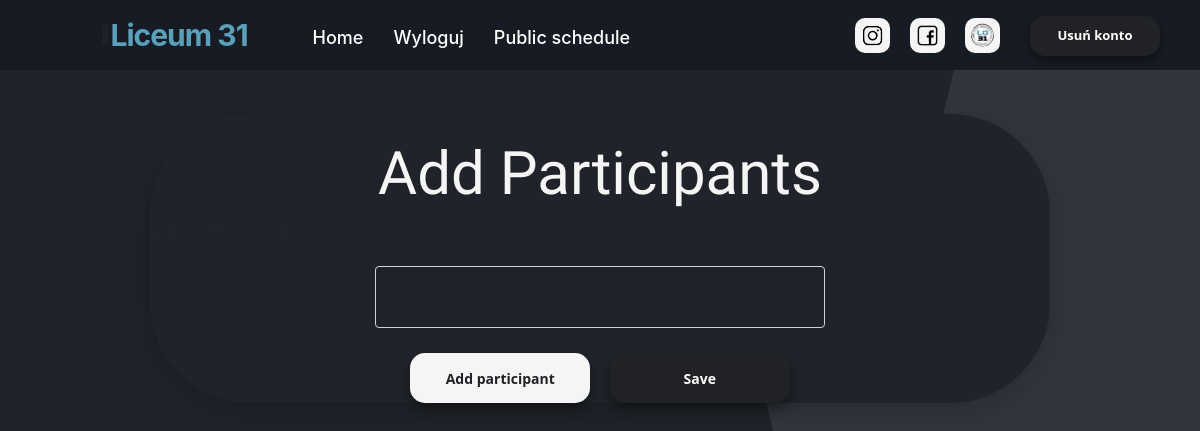
Before: /new-players (signed in) with the older database file.
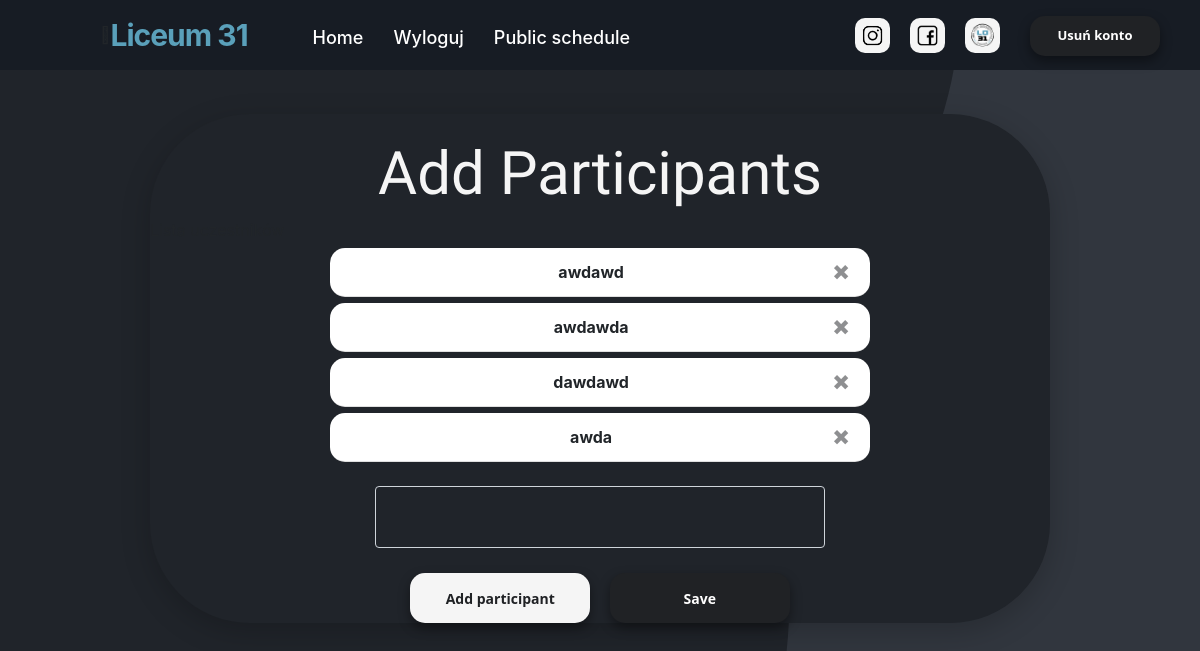
After: the same page with the newer database file.
### website/models.py (models this page shows)
class Opponent(db.Model):
    id = db.Column(db.Integer,primary_key=True)
    tournament_id = db.Column(db.Integer,db.ForeignKey('tournament.id'))
    standing = db.relationship('Standing')
    name = db.Column(db.String(100000))

### website/views.py (the view, shortened to what this page needs)
@views.route('/new-players', methods=['GET', 'POST'])
@login_required
def getPlayers():
    tournamentDTO = TournamentController()
    tournamentDTO.Load(current_user.current_tournament_id)
    partizipantsNumberLimit = 100
    return render_template("new_players.html", user=current_user, tournament=tournamentDTO.tournament)

### website/Classes.py (called while the page is built)
    def Load(self, id):
        self.tournament = Tournament.query.get(id)

### website/__init__.py (called while the page is built)
def create_app():
    app = Flask(__name__)
    app.config['SECRET_KEY'] = 'kjabwdlajbal'
    app.config['SQLALCHEMY_DATABASE_URI'] = f'sqlite:///{DB_NAME}'
    db.init_app(app)  # inicjowanie bazy danych dla aplikacji
    from .views import views
    from .auth import auth
    app.register_blueprint(views, url_prefix='/')
    app.register_blueprint(auth, url_prefix='/')
    from .models import User
    create_datebase(app)
    login_manager = LoginManager()
    login_manager.login_view = 'auth.login'
    login_manager.init_app(app)
    @login_manager.user_loader
    def load_user(id):
        return User.query.get(int(id))
    return app

### website/templates/new_players.html (shortened to what this page needs)
 {% extends "base.html" %} {% block title %}Schedule Generator{% endblock %} {% block content %}
<section class="newplayers_box_container container_newplayer">
    <br>
    <h3 align="center">Add Participants</h3>
    <ol class="list-group list-group-flush" id="notes">
        {% for opponent in tournament.opponents %}
        <li align="center" class="list-group-item">
            {{opponent.name}}
            <button type="button" class="close" onClick="deletePlayer({{opponent.id}})">
        <span aria-hidden="true">&times;</span>
      </button>
        </li>
        {% endfor %}
    </ol>
    <br>
    <form method="POST">
        <textarea name="player" class="form_control"></textarea>
        <br />
        <div align="center">
            <button type="submit" class="btn-danger_nav_generator_home_white">Add participant</button>
            <a href="/schedule">
                <button type="button" class="btn-danger_nav_generator_home">Save</button>
            </a>
        </div>
    </form>
</section>
{% endblock %}

Changed rows visible on the page:
added Opponent: name "awdawd"
added Opponent: name "awdawda"
added Opponent: name "dawdawd"
added Opponent: name "awda"
